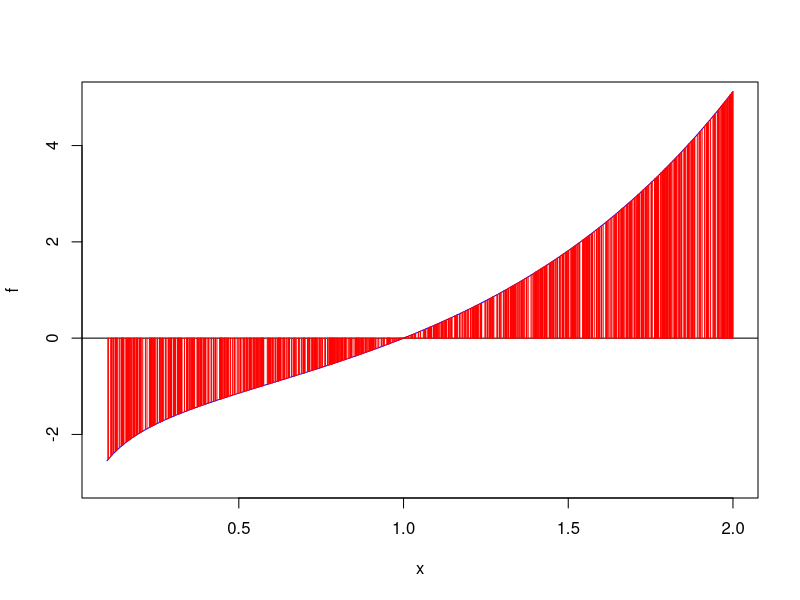

R code for this plot:
f <- function(x) {
  return(exp(x) * log(x))
}

find_integral <- function(f, xlim, N = 1000, seed = 10, make_plot = FALSE){
  if (missingArg(f)) {
    f <- function(x) {exp(x) * log(x)}
  }
  if (missingArg(xlim)) {
    xlim <- c(0.1, 2)
  } else if (!is.numeric(xlim) || length(xlim) != 2) {
    stop('xlim is not properly defined')
  }
  # Control seed
  set.seed(seed)
  
  # Simulate N points
  U = runif(N, min = 0.1, max = 2)
  
  fi <- list()
  for (i in 1:length(U)){
    fi[i] = f(U[i])
  }
  
  I = 1.9 * (1/N) * sum(f(U))
  

  
  #plot(f(x), fi)
  
  integral_app <-   plot(f, type="l", col="blue", ylim=c(-3,5), xlim=c(0.1,2))
  lines(c(0,2.1), c(0,0), type="l", col="black")
  
  for (i in 1:length(U)){
  lines(c(U[i],U[i]), c(fi[i],0), type="l", pch=22, col="red")
  } 
  return(integral_app)
}

find_integral()


# question b.
# N = 10       gives: -0.6344028
# N = 100      gives:  0.2654028
# N = 1000     gives:  1.184418
# N = 10000    gives:  1.105195
# N = 100000   gives:  1.065235
# N = 1000000  gives:  1.083766
# N = 10000000 gives:  1.089825
# As can be seen from 10^5, it does not have to be that it will get a better approximation. However, one can conclude that
# in genereal the higher the N, the better approximation.